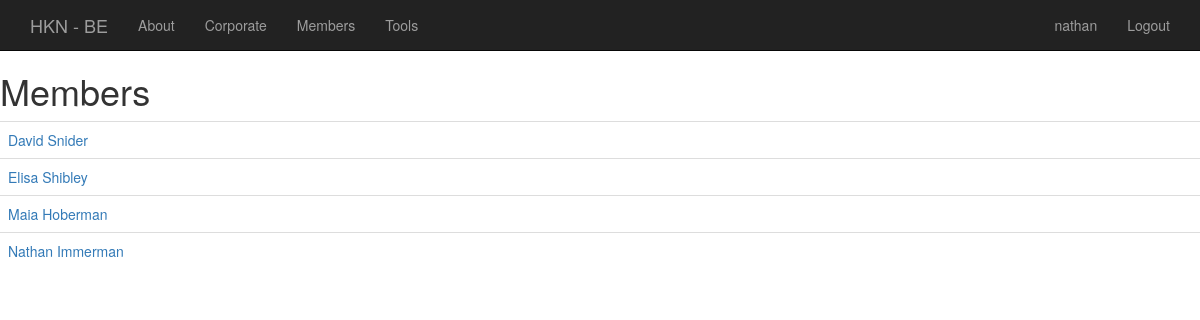
The page /members/ (signed in) on the database as committed earlier.
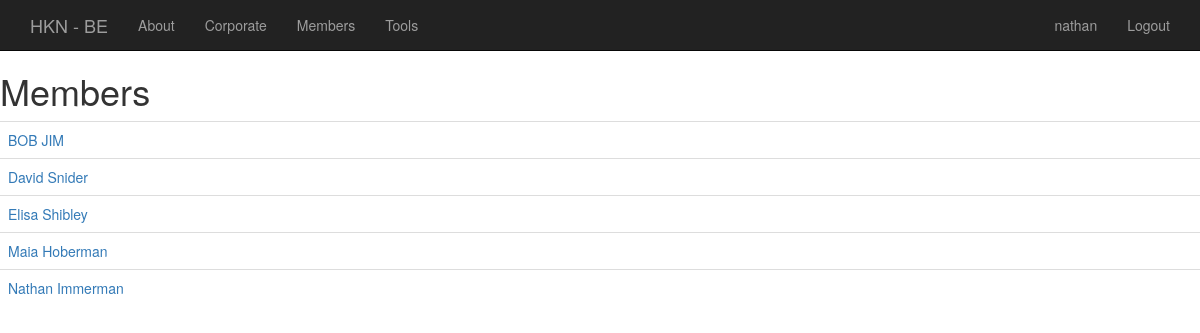
The same page on the database as committed later.
### users/models.py (models this page shows, shortened)
class Member(models.Model):
	MAJOR = (
		('CS', 'Computer Science'),
		('CE', 'Computer Engineering'),
		('EE', 'Electrical Engineering'),
	)
	EDU_LEVEL = (
		('UG', 'Undergraduate'),
		('GR', 'Graduate'),
		('AL', 'Alumni'),
	)
	uniqname = models.CharField(max_length=8)
	first_name = models.CharField(max_length=100, null=True, blank=True)
	last_name = models.CharField(max_length=100, null=True, blank=True)
	major = models.CharField(max_length=2, choices=MAJOR, null=True, blank=True)
	edu_level = models.CharField(max_length=2, choices=EDU_LEVEL, null=True, blank=True)
	expected_grad_date = models.DateField(auto_now=False, auto_now_add=False, null=True,  blank=True)
	profile_pic =  models.ImageField(upload_to=user_directory_path, height_field=None, width_field=None, max_length=100, null=True,  blank=True)
	resume =  models.FileField(upload_to=user_directory_path, max_length=100, null=True,  blank=True)

### users/views.py (the view)
# urls.py: url(r'^members/', 'users.views.member_list', name='member_list'),
def member_list(request):
	member_list = Member.objects.all().filter(first_name__isnull=False).filter(last_name__isnull=False)
	member_list = member_list.exclude(first_name__exact="").exclude(last_name__exact="")
	member_list = member_list.order_by('first_name','last_name')
	context = {
		'member_list' : member_list
	}
	return render(request, "member_list.html", context)

### templates/member_list.html
{% extends 'base.html' %}
{%block content %}
{% if not request.user.is_anonymous %}
<h1>Members</h1>
	<table class="table">
		{% for inst in member_list %}
			<tr>
				<td><a href="{%url 'profile' inst.uniqname %}">{{inst.first_name}} {{inst.last_name}}</a></td>
			</tr>
		{% endfor %}
	</table>
{% else %}
<h1>Hey now, you have to be logged in to see profiles</h1>
{% endif %}
{% endblock %}

### templates/base.html (shortened to what this page needs)
{% load staticfiles %}
<!DOCTYPE html>
<html lang="en">
  <head>
    <link href="{% static "css/bootstrap.min.css" %}" rel="stylesheet">
    <link href="{% static "css/navbar-static-top.css" %}" rel="stylesheet">
    <link href="{% static "css/custom.css" %}" rel="stylesheet">
  </head>
  <body>
    {% include 'navbar.html' %}
    {% block content %}
    {% endblock %}
  </body>
</html>

### templates/navbar.html (shortened to what this page needs)
    <nav class="navbar navbar-default navbar-static-top navbar-inverse">
      <div class="container">
        <div class="navbar-header ">
          <a class="navbar-brand" href="{% url 'home' %}">HKN - BE</a>
        </div>
        <div id="navbar" class="navbar-collapse collapse">
          <ul class="nav navbar-nav">
            <li><a href="{% url 'about' %}">About</a></li>
            <li><a href="{% url 'corporate' %}">Corporate</a></li>
            {% if request.user.is_authenticated %}
            <li><a href="{% url 'member_list' %}">Members</a></li>
            {% endif %}
            {% if request.user.is_superuser %}
            <li><a href="{% url 'tools' %}">Tools</a></li>
            {% endif %}
          </ul>
          <ul class="nav navbar-nav navbar-right">
            {% if request.user.is_authenticated %}
            <li><a href="{%url 'profile' request.user%}">{{request.user}}</a></li>
            <li><a href="{% url 'auth:logout' %}?next=/">Logout</a></li>
            {% else %}
            <li><a href="{% url 'social:begin' 'google-oauth2' %}">Login</a></li>
            {% endif %}
          </ul>
        </div>
      </div>
    </nav>

### static_in_pro/our_static/css/navbar-static-top.css (style rules this page uses)
body { min-height: 1000px; }
.navbar-static-top { margin-bottom: 19px; }

Rows that differ between the two databases and show on the page:
added Member: first_name "BOB", last_name "JIM"
